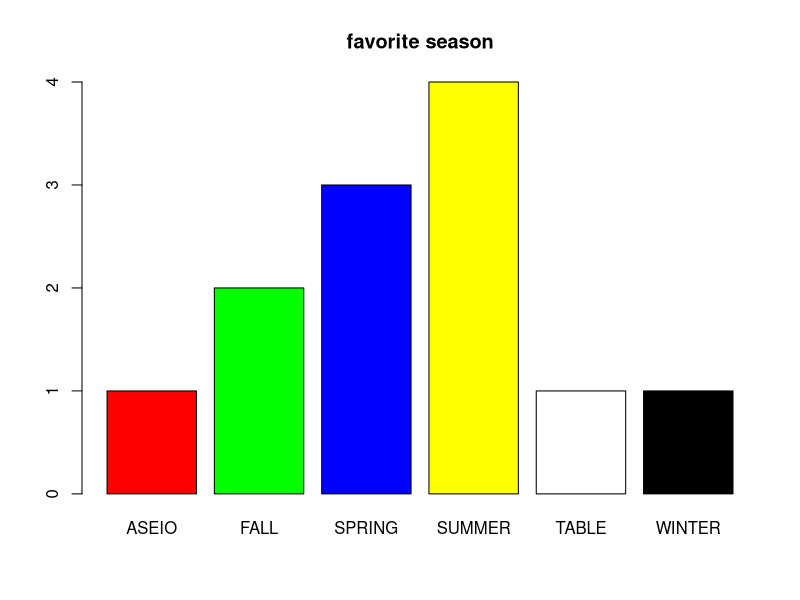
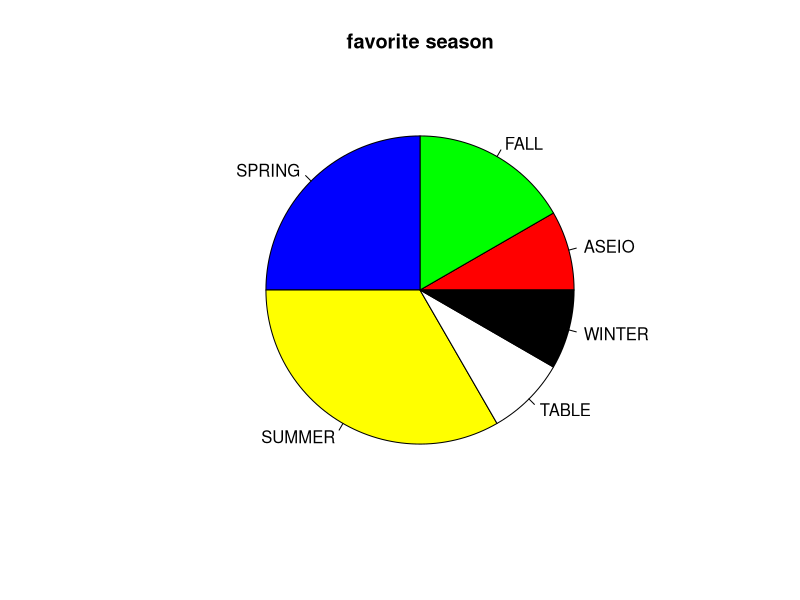

Write the R code that produced these figures, in order.
favorite.season <- c('WINTER','SUMMER','SPRING','SUMMER','SUMMER',
                     'FALL','FALL','SUMMER','SPRING','SPRING','TABLE','ASEIO')
ds <- table(favorite.season)
colors = c('red','green','blue','yellow','white','black')
barplot(ds, main = 'favorite season',col=colors)
pie(ds, main = 'favorite season',col=colors)
